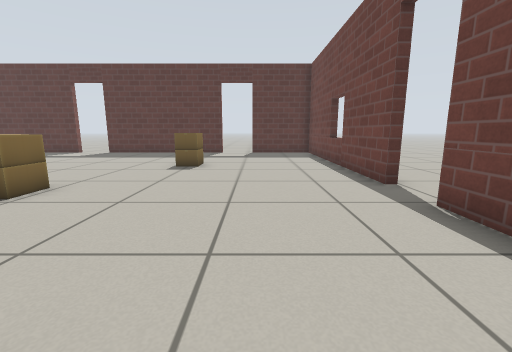
View 1 (above)

14 first-person views from a walk through a world built for the Gazebo simulator. The camera is 0.64 m above the floor, tilts 10° down and sees 90° across. The floor is counted in squares, 0.5 m on a side. Each view is taken from the middle of a square. On the plan, view 1 faces up. The plan holds only what a view shows up to about 12 squares ahead; the rest is blank. Gazebo's built-in surfaces are drawn with simple patterns.

View 2
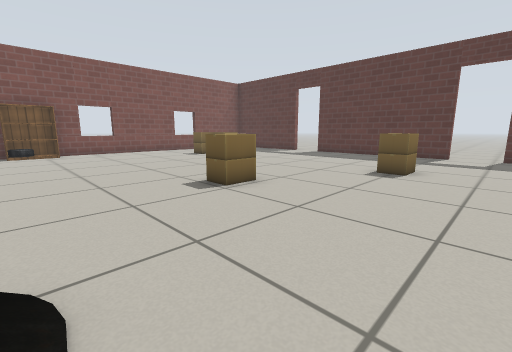

View 3
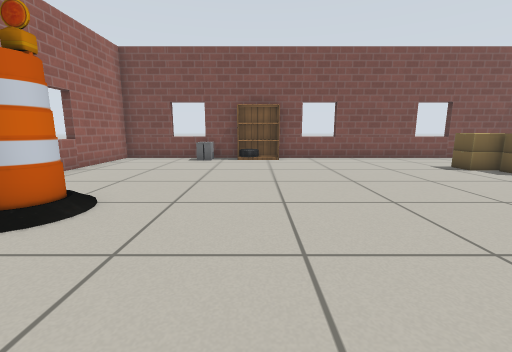

View 4
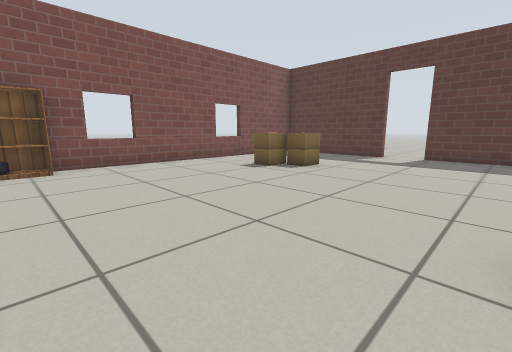

View 5
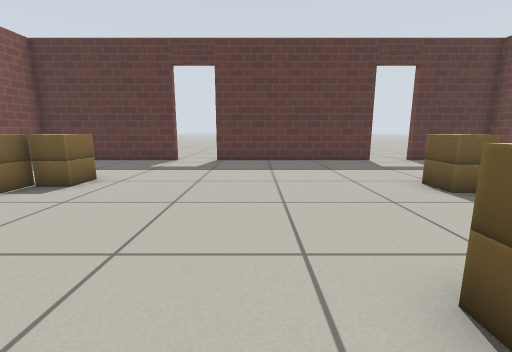

View 6
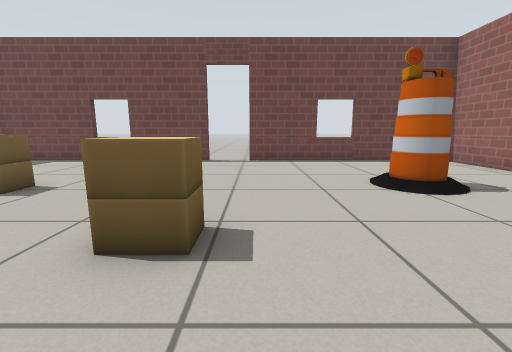

View 7
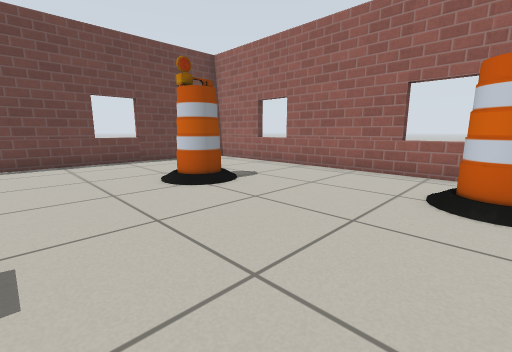

View 8
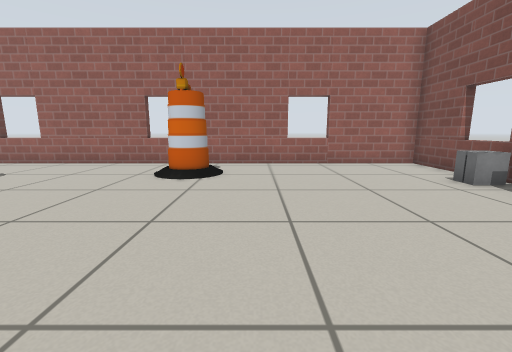

View 9
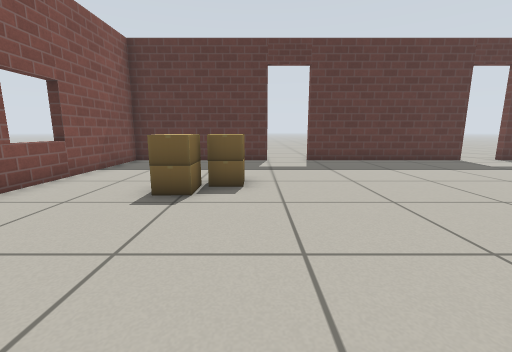

View 10
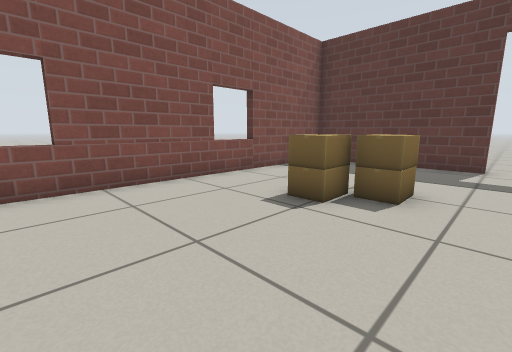

View 11
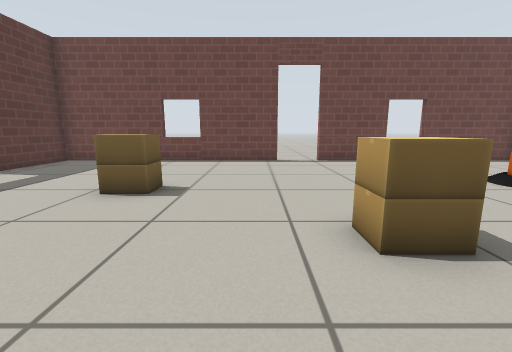

View 12
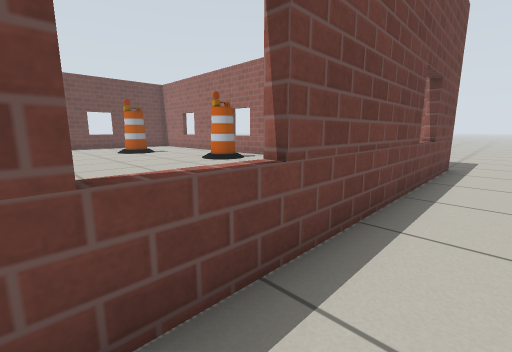

View 13
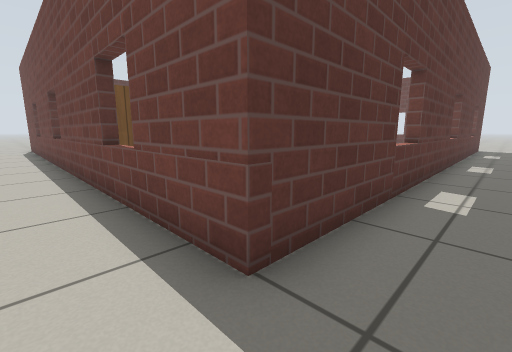

View 14
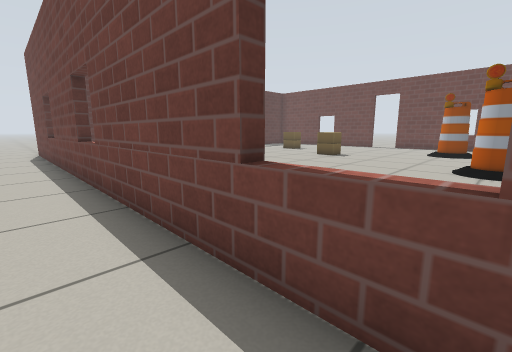

### Floor plan
Points are (right, up) in squares from view 1. A wall is a line through its corners. A room is listed if a view was taken in it or the views show most of it. See-through windows are left out.
Room 1 (views 1, 2, 3, 4, 5, 6, 7, 8, 9, 10, 11)
walls: (3.1, 6) (3.1, 15.2) (-0.2, 15.2); (-16.6, 0.5) (-16.6, 2.4); (-10.5, 15.2) (-16.3, 15.2) (-16.3, 3.6); (-16.3, -0.6) (-16.3, -4.2) (3.1, -4.2) (3.1, 4.4); (-2, 15.2) (-8.7, 15.2)
ways out: opening at (-17, 1.5) to room 2; open door at (-9.5, 15) to room 2; open door at (-1.5, 15) to room 2; open door at (3, 5.5) to room 2
objects: cinder block (-16, 0) to (-15, 0); bookshelf (-16, 1) to (-16, 3); car (-15, 2); cardboard box (-13, 9); cardboard box (-13, 10); cardboard box (-12, 10); cardboard box (-12, 11); barrel (-8, -2) to (-8, -1); cardboard box (-5, 5); cardboard box (-3, 9) to (-2, 10); barrel (-2, 0)
Room 2 (views 12, 13, 14)
walls: (-2, -4.5) (-16.6, -4.5) (-16.6, 0.5); (-16.6, 2.4) (-16.6, 14.1)
ways out: opening at (-17, 1.5) to room 1; open door at (-9.5, 15) to room 1; open door at (-1.5, 15) to room 1; open door at (3, 5.5) to room 1

Positions as (right, up) in squares from view 1, and headings:
1: (0, 0), facing up
2: (0, 1), facing up-left
3: (-4, 2), facing left
4: (-6, 2), facing up-left
5: (-7, 4), facing up
6: (-8, 4), facing right
7: (-8, 4), facing down-right
8: (-10, 6), facing down
9: (-11, 4), facing up
10: (-10, 5), facing up-left
11: (-8, 7), facing right
12: (-18, 6), facing down-right
13: (-18, -6), facing up-right
14: (-18, -2), facing up-right
